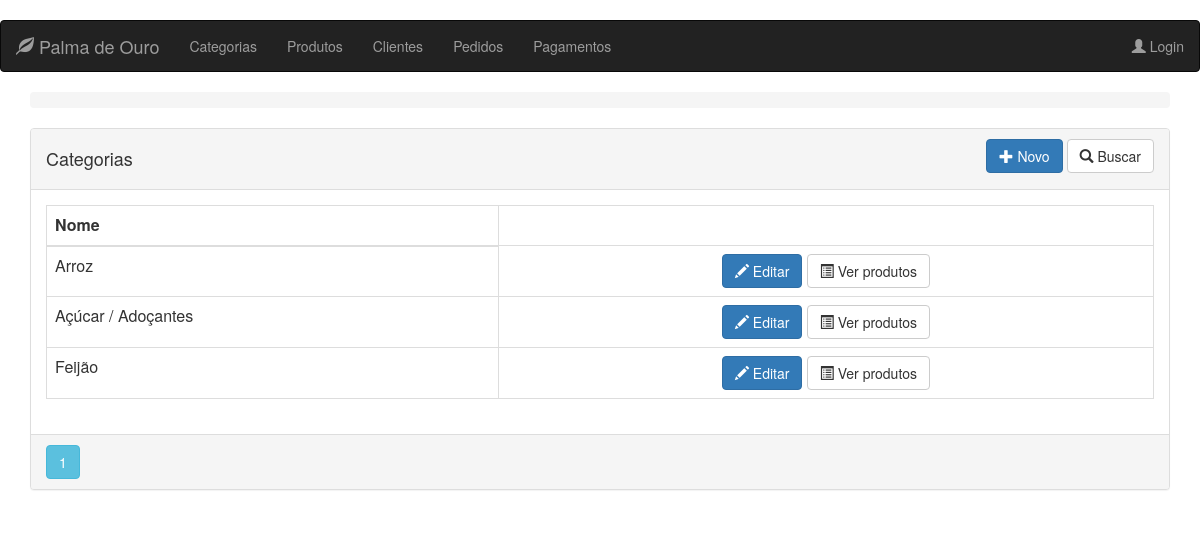
Page /category on the earlier database version.
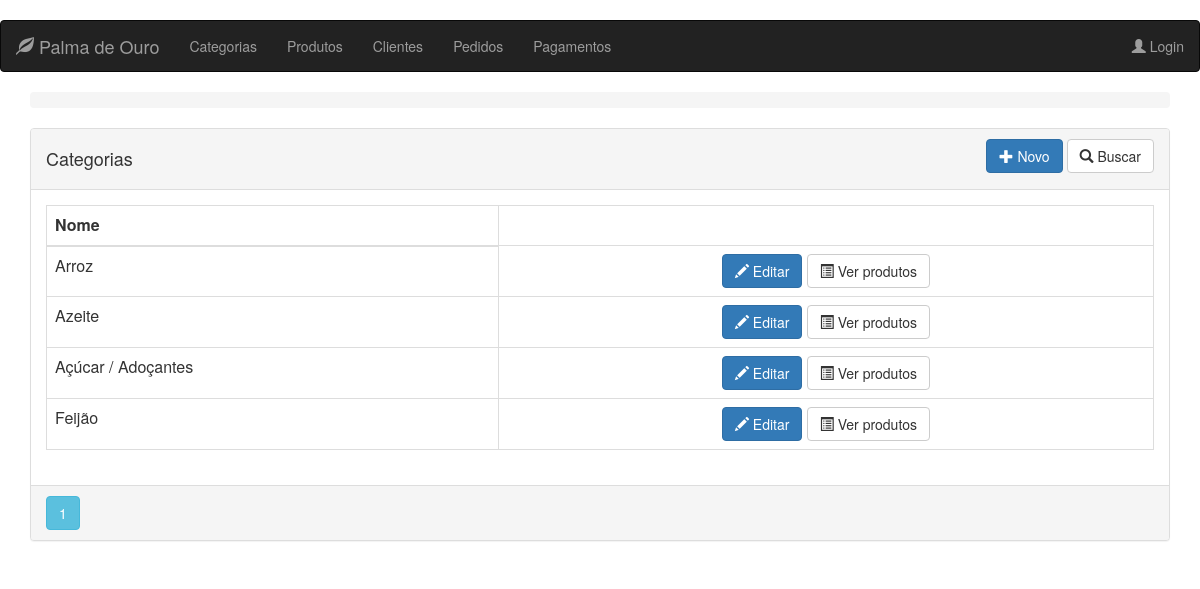
Same page on the later database version.
### app/models.py (models this page shows, shortened)
class Category(db.Model):
    __tablename__ = 'categories'
    id = db.Column(db.Integer, primary_key=True)
    title = db.Column(db.String(32), index=True, nullable=False)

### app/routes/category/routes.py (the view)
@blueprint_category.route("/category", methods=['GET'])
@register_breadcrumb(blueprint_category, '.', 'Categorias')
def get_categories():
    page = request.args.get('page', 1, type=int)
    categories = Category.query.order_by(Category.title).paginate(page=page, per_page=10)
    return render_template('category/list.html', categories=categories)

### app/templates/category/list.html
{% extends "base.html" %}
{% block page_content %}
<div class="panel panel-default">
    <div class="panel-heading">
        <div class="row">
            <div class="col col-xs-6">
                <h4>Categorias</h4>
            </div>
            <div class="col col-xs-6 text-right">
                <a href="{{ url_for('blueprint_category.new_category') }}"
                   class="btn btn-primary">
                    <span class="glyphicon glyphicon-plus"></span>
                    Novo
                </a>
                <a href="{{ url_for('blueprint_category.search_category') }}"
                   class="btn btn-default">
                    <span class="glyphicon glyphicon-search"></span>
                    Buscar
                </a>
            </div>
            <div class="btn-group col-md-4 text-right">
            </div>
        </div>
    </div>
    <div class="panel-body">
        <table class="table table-bordered">
            <thead>
                <tr>
                    <th>Nome</th>
                </tr>
            </thead>
            <tbody>
                {% for category in categories.items %}
                <tr>
                    <td>{{ category.title }}</td>
                    <td align="center">
                        <a href="{{ url_for('blueprint_category.update_category',id=category.id) }}"
                           class="btn btn-primary">
                            <span class="glyphicon glyphicon-pencil" aria-hidden="true"></span> Editar
                        </a>
                        <a href="{{ url_for('blueprint_category.products_of',id=category.id) }}"
                           class="btn btn-default">
                            <span class="glyphicon glyphicon-list-alt" aria-hidden="true"></span> Ver produtos
                        </a>
                    </td>
                </tr>
                {% endfor %}
            </tbody>
        </table>
    </div>
    <div class="panel-footer p-0">
        {% for page_number in categories.iter_pages(left_edge=1,right_edge=1,left_current=1,right_current=2) %}
        {% if page_number %}
        {% if categories.page == page_number %}
        <a class="btn btn-info mb-4"
           href="{{ url_for('blueprint_category.get_categories',page=page_number) }}">{{ page_number }}</a>
        {% else %}
        <a class="btn btn-outline-info mb-4"
           href="{{ url_for('blueprint_category.get_categories',page=page_number) }}">{{ page_number }}</a>
        {% endif %}
        {% else %}
        ...
        {% endif %}
        {% endfor %}
    </div>
</div>
{% endblock %}

Differences in the rows shown:
added Category: title "Azeite"
